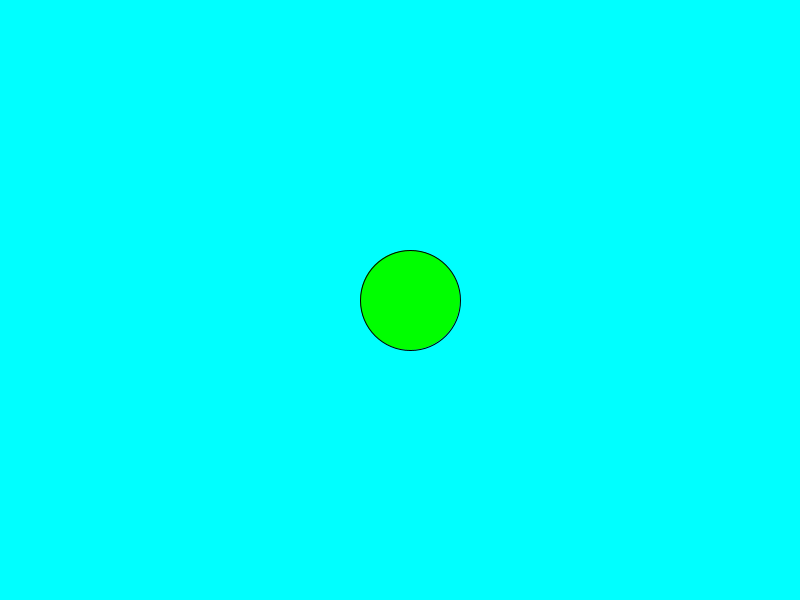
Frame 1 (no input)
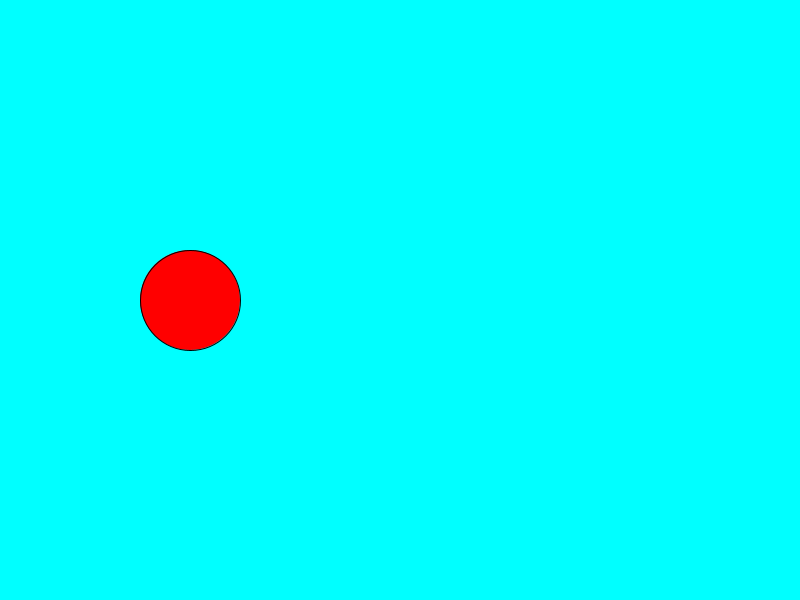
Frame 60 (the mouse pressed at the canvas centre just before this capture)
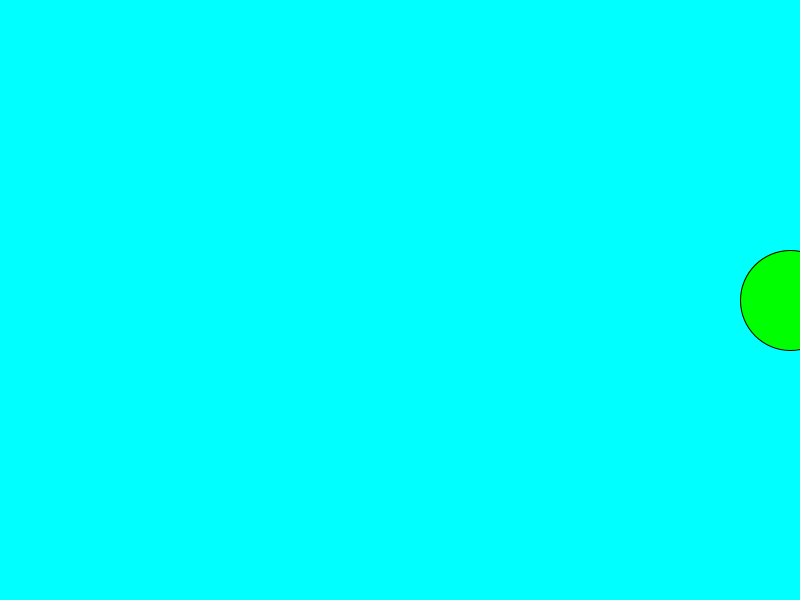
Frame 120 (the mouse held since frame 60 and released just before this capture)

The Processing sketch that drew these frames (run headless with seeded random() and noise(); from frame 60 on, the mouse is pressed at the canvas centre):

// Processing sketch: practice_02_if_if
// ── practice_02_if_if.pde
/*
    움직이는 원 만들기 실습!!
 */

int x, y;    // 원의 x, y좌표를 저장할 변수를 선언한다.

void setup() {
    size(800, 600);   // 캔버스 사이즈 설정
    frameRate(60);    // 최대 프레임을 설정한다. 보통 60

    // 변수의 초기값을 설정 
    x = 400;
    y = 300;
}

void draw() {
    // 프로세싱에서 기본으로 제공하는 변수들 
    // width;     // 캔버스의 가로 크기
    // height;    // 캔버스의 세로 크기
    // mouseX;    // 
    // mouseY;    // 
    background(0, 255, 255);    // 배경색 (화면 전체를 한번 칠해줌)
    x = x + 10;

    // if 조건문을 사용한다
    // 조건 : 원이 화면 바깥으로 나가면 ?
    if (x > width) {
        // println("원이 나갔어!");
        x = 0;    // 조건에 맞을경우 원의 좌표를 0으로 세팅한다.
    }
    
    // 원이 왼쪽에 있다면!
    if (x < 400) {
        fill(255, 0, 0);    // 빨간색
    } else  {
        fill(0, 255, 0);    // 녹색
    }
    
    println(x);
    ellipse(x, y, 100, 100);    // 원 그리기
}
